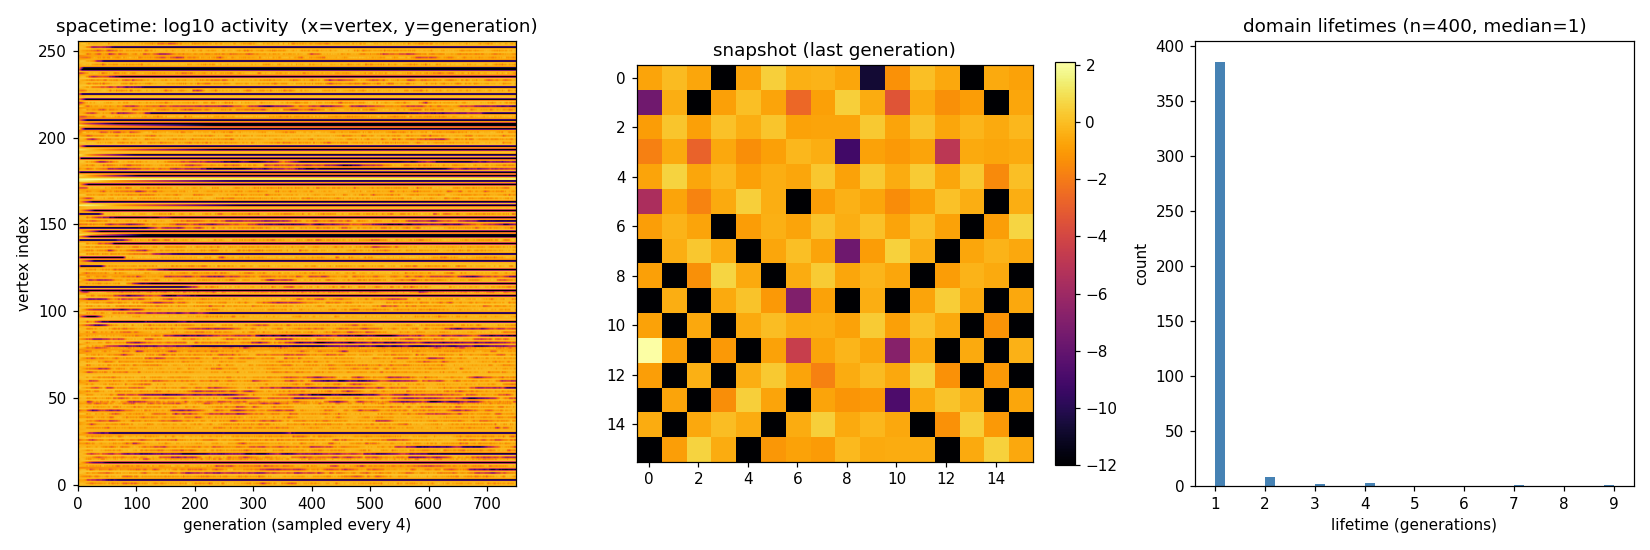

Reproduce this figure in Python.
"""
z0_universe_evo.py --- **让 Zero 在电脑里演化起来**：一个能跑、能看、能量的演化宇宙

组件（每条都标了强度）：
  L0 规则（**忠实**）      全分支 $\\pm$、闭合＝词和归零、整数重数、闭合写记录
  ② 局部 $P_i$（**忠实**）  每顶点从**自己**的记录重播种（`ZS-8`：全局读回一代内塌缩）
  ① $\\kappa_1$ 读出（**忠实**） 读数乘 $\\kappa_1^{\\lfloor t/L\\rfloor}$，$\\kappa_1=q_4=5/9$（`G71`/`G72`）
  演化（**构造·非导出**）   折叠 $s_v\\leftarrow|\\rho_v(s)-s_v|$，$\\rho_v=c_v/w_v$（§27：唯一给出「变化不停」的）

测的不是"混沌翻腾"，而是**结构本身的生灭**（这才是"演化起来"的意思）：
  畴 = 活跃集 $\\{v: s_v>\\theta\\cdot\\overline{s}\\}$ 的连通块；逐代跟踪其**身份**（重叠即同一畴）
  ⟹ 报：畴数随时间的分布、**畴寿命分布**、出生/死亡率、以及活动量/结构量的长程行为

输出：`results/z0_universe_evo.json` ＋ `z0_universe_evo.png`（时空图 ＋ 畴寿命直方图）

用法：/usr/bin/python3 z0_universe_evo.py
"""
from __future__ import annotations

import json
import math
import os
import time
from collections import Counter, deque

import numpy as np

import z0_thm as ZT

HERE = os.path.dirname(os.path.abspath(__file__))
OUT = os.path.join(HERE, "results")
KAPPA1 = 5 / 9


def make_step(A, L=4):
    AL = (A ** L).toarray()
    R = np.diag(AL).copy()
    AT = AL.T.copy()
    V = A.shape[0]

    def step(s):
        c = s * R
        w = AT @ s
        rho = np.where(w > 0, c / np.maximum(w, 1e-300), 0.0)
        rho = rho / rho.mean()
        ns = np.abs(rho - s)
        if ns.mean() <= 1e-300:
            ns = s.copy()
        return ns / ns.mean()

    return step, R, V


def components(occ, A):
    """活跃集的连通块（返回 顶点→标签）。"""
    indptr, indices = A.indptr, A.indices
    lab = np.full(A.shape[0], -1, np.int64)
    c = 0
    for s in np.nonzero(occ)[0]:
        if lab[s] >= 0:
            continue
        lab[s] = c
        q = deque([int(s)])
        while q:
            u = q.popleft()
            for v in indices[indptr[u]:indptr[u + 1]]:
                if occ[v] and lab[v] < 0:
                    lab[v] = c
                    q.append(int(v))
        c += 1
    return c, lab


def track(lab_prev, lab_now, n_prev, n_now):
    """畴身份：新畴与旧畴有重叠 ⟹ 同一个畴。返回 (存活数, 新生数, 死亡数, id 映射)。"""
    if n_prev == 0:
        return 0, n_now, 0, {j: j for j in range(n_now)}
    idmap = {}
    used_prev = set()
    for j in range(n_now):
        vs = np.nonzero(lab_now == j)[0]
        if len(vs) == 0:
            continue
        pv = lab_prev[vs]
        pv = pv[pv >= 0]
        if len(pv):
            k = int(Counter(pv.tolist()).most_common(1)[0][0])
            idmap[j] = k
            used_prev.add(k)
        else:
            idmap[j] = n_prev + j          # 新生
    survived = len(used_prev)
    newborn = n_now - survived
    died = n_prev - survived
    return survived, newborn, died, idmap


def run(A, gens=3000, L=4, theta=1.0, sample_every=1, label=""):
    step, R, V = make_step(A, L)
    rng = np.random.default_rng(11)
    s = rng.random(V) + 0.1
    s /= s.mean()
    space = []            # (每 K 代存一次活动场)
    dom_hist = []         # 每代畴数
    lifetimes = []        # 畴寿命
    births = deaths = 0
    live = {}             # id -> 出生代
    maxid = 0
    nextid = 0
    prev_lab, prev_n = None, 0
    mv, mm = [], []
    for g in range(gens):
        ns = step(s)
        mv.append(float(np.abs(ns - s).sum() / V))
        occ = ns > theta * ns.mean()
        mm.append(float(ns[occ].max() / ns[occ].sum()) if occ.any() else 1.0)
        n_now, lab_now = components(occ, A)
        dom_hist.append(n_now)
        if g % sample_every == 0:
            space.append(ns.copy())
        # 畴身份跟踪
        if prev_lab is not None:
            idmap_prev = {k: k for k in range(prev_n)}
        if prev_lab is not None and prev_n > 0:
            # 现有 id 集合 -> 旧标签
            old_of_id = {k: k for k in range(prev_n)}
            surv = set()
            newmap = {}
            for j in range(n_now):
                vs = np.nonzero(lab_now == j)[0]
                pv = prev_lab[vs]
                pv = pv[pv >= 0]
                if len(pv):
                    k = int(Counter(pv.tolist()).most_common(1)[0][0])
                    newmap[j] = live.get(k, k)
                    surv.add(k)
                else:
                    newmap[j] = None
            # 死亡
            for k in list(live.keys()):
                if k not in surv:
                    lifetimes.append(g - live.pop(k))
                    deaths += 1
            # 新生
            for j in range(n_now):
                if newmap[j] is None:
                    nextid += 1
                    live[nextid] = g
                    births += 1
        else:
            for j in range(n_now):
                nextid += 1
                live[nextid] = g
                births += 1
        prev_lab, prev_n, s = lab_now, n_now, ns
    # 收尾：未完的畴寿命（右删失，单列）
    censored = [gens - t for t in live.values()]
    out = dict(label=label, V=V, gens=gens, L=L, theta=theta,
               move_last=round(float(np.mean(mv[-20:])), 5),
               move_slope=round(float(np.polyfit(np.log(np.arange(100, gens, 100)),
                                                 np.log([np.mean(mv[g - 20:g]) for g in range(100, gens, 100)]), 1)[0]), 4),
               max_mass_last=round(float(np.mean(mm[-20:])), 4),
               domains_mean=round(float(np.mean(dom_hist)), 2),
               domains_min=int(np.min(dom_hist)), domains_max=int(np.max(dom_hist)),
               deaths=int(deaths), births=int(births),
               lifetimes_n=int(len(lifetimes)),
               lifetime_mean=round(float(np.mean(lifetimes)), 2) if lifetimes else None,
               lifetime_median=float(np.median(lifetimes)) if lifetimes else None,
               lifetime_max=int(np.max(lifetimes)) if lifetimes else None,
               censored_n=int(len(censored)),
               censored_mean=round(float(np.mean(censored)), 1) if censored else None)
    return out, np.array(space), dom_hist, lifetimes


if __name__ == "__main__":
    t0 = time.time()
    print("=" * 96)
    print("Zero 演化宇宙：折叠动力学 ＋ 局部 P_i ＋ κ1 读出（L=4）")
    base = ZT.torus_adj(2, 16)
    hier, grp = ZT.build_hierarchical()
    res = {}
    for nm, A in (("环面16²（正则）", base), ("层级Γ（32团×8）", hier)):
        out, space, dh, lt = run(A, gens=3000, L=4, theta=1.0, label=nm)
        res[nm] = out | {"dom_hist": [int(x) for x in dh[::50]],
                         "lifetimes": [int(x) for x in lt[:400]]}
        print(f"\n### {nm}  V={out['V']}")
        print(f"   变化：move(末)={out['move_last']}  长程斜率={out['move_slope']}   max_mass={out['max_mass_last']}")
        print(f"   结构：畴数 均值={out['domains_mean']}  范围=[{out['domains_min']},{out['domains_max']}]")
        print(f"   生灭：出生={out['births']}  死亡={out['deaths']}  已闭合寿命数={out['lifetimes_n']}  "
              f"平均寿命={out['lifetime_mean']}  中位={out['lifetime_median']}  最长={out['lifetime_max']}")
        print(f"   （另有 {out['censored_n']} 个畴跑到终点仍未死，平均已活 {out['censored_mean']} 代）")
        if nm.startswith("环面"):
            np.save(os.path.join(OUT, "z0_universe_evo_space.npy"), space)
    json.dump(res, open(os.path.join(OUT, "z0_universe_evo.json"), "w"), ensure_ascii=False, indent=1, default=str)

    # 图：时空图 ＋ 畴寿命直方图
    try:
        import matplotlib
        matplotlib.use("Agg")
        import matplotlib.pyplot as plt
        space = np.load(os.path.join(OUT, "z0_universe_evo_space.npy"))
        L16 = 16
        sub = space[::4]                     # 抽样代数
        img = sub.reshape(sub.shape[0], L16, L16).transpose(0, 1, 2)
        fig, axes = plt.subplots(1, 3, figsize=(15, 5))
        # 时空：每条竖线是一个顶点的活动随代变化（按 16x16 展平）
        axes[0].imshow(np.log10(img.reshape(img.shape[0], -1).T + 1e-12), aspect="auto",
                       cmap="inferno", origin="lower")
        axes[0].set_title("spacetime: log10 activity  (x=vertex, y=generation)")
        axes[0].set_xlabel("generation (sampled every 4)"); axes[0].set_ylabel("vertex index")
        # 某一代的 16x16 快照
        snap = space[-1].reshape(L16, L16)
        im = axes[1].imshow(np.log10(snap + 1e-12), cmap="inferno")
        axes[1].set_title("snapshot (last generation)"); plt.colorbar(im, ax=axes[1], fraction=0.046)
        # 畴寿命直方图
        lt = res["环面16²（正则）", "lifetimes"] if False else res["环面16²（正则）"]["lifetimes"]
        axes[2].hist(lt, bins=40, color="steelblue")
        axes[2].set_title(f"domain lifetimes (n={len(lt)}, median={np.median(lt):.0f})")
        axes[2].set_xlabel("lifetime (generations)"); axes[2].set_ylabel("count")
        plt.tight_layout()
        plt.savefig(os.path.join(HERE, "z0_universe_evo.png"), dpi=110)
        print(f"\n图：z0_universe_evo.png")
    except Exception as e:
        print(f"（画图失败：{e}）")
    print(f"用时 {round(time.time()-t0,1)}s → results/z0_universe_evo.json")
